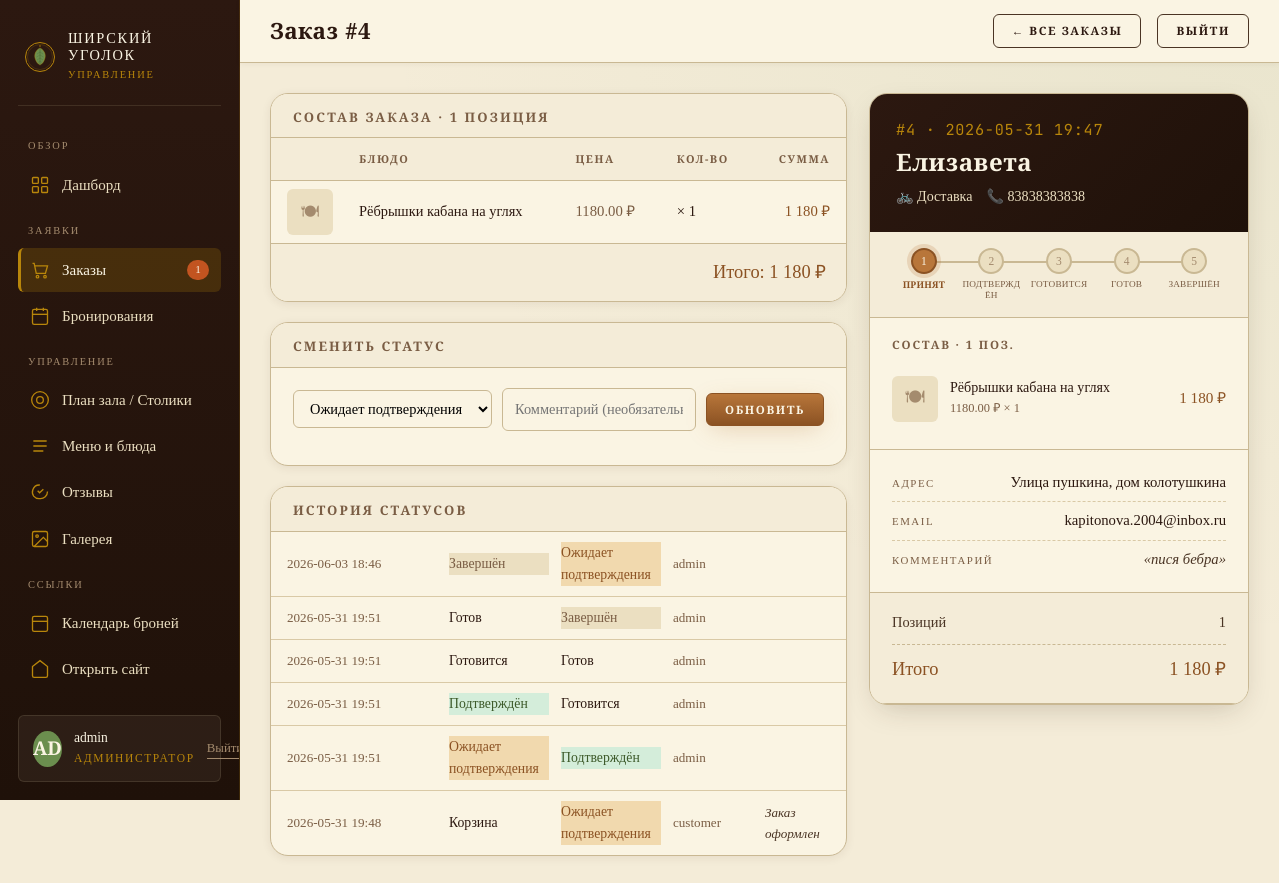
Before: /admin_order.php?id=4 (signed in) with the older database file.
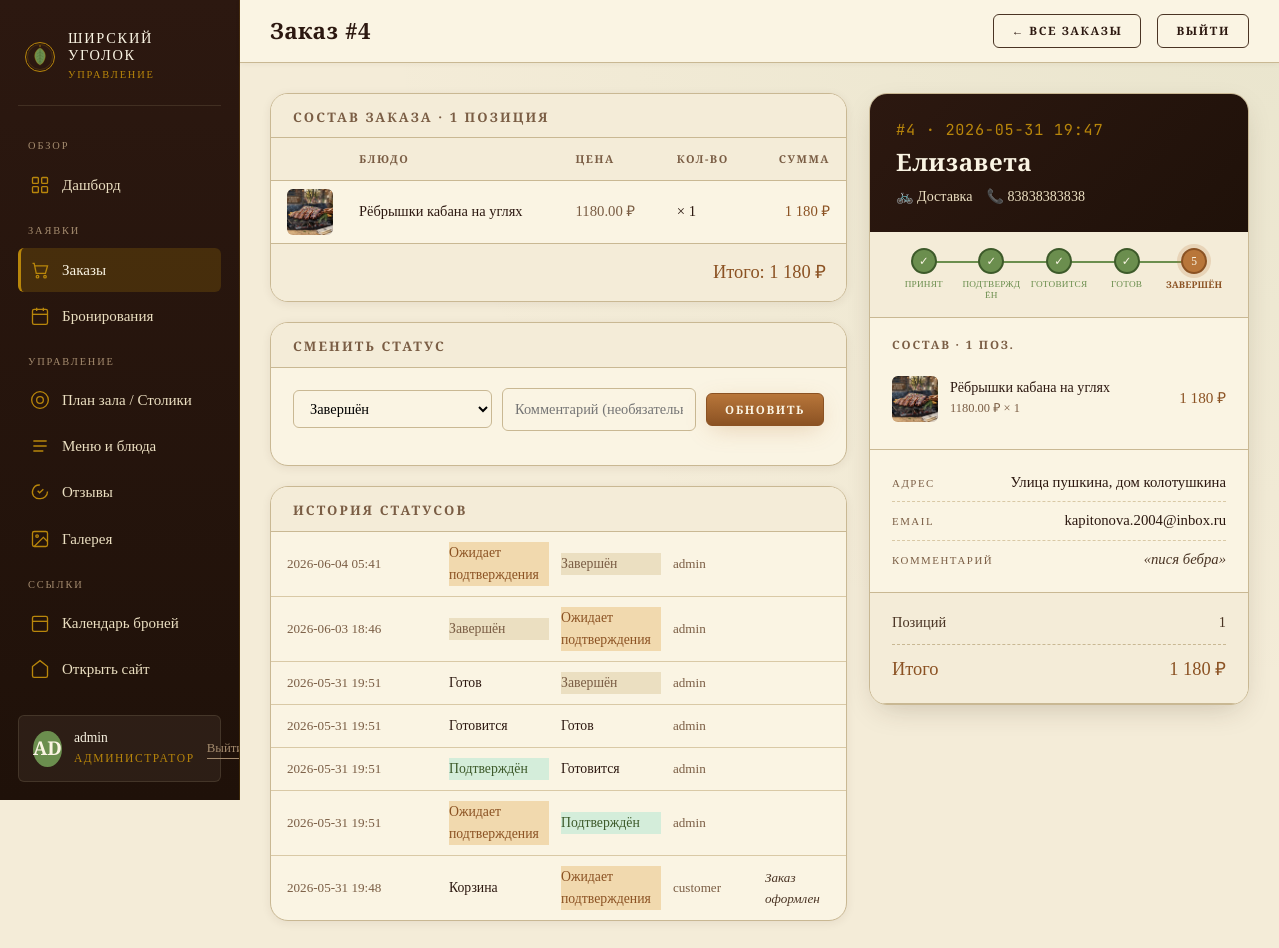
After: the same page with the newer database file.
### tables this page shows
CREATE TABLE `order_items` (
  `id` int NOT NULL AUTO_INCREMENT,
  `order_id` int NOT NULL,
  `menu_item_id` int NOT NULL,
  `item_name` varchar(200) NOT NULL,
  `item_price` decimal(10,2) NOT NULL,
  `quantity` int NOT NULL DEFAULT '1',
  PRIMARY KEY (`id`),
  KEY `order_id` (`order_id`),
  CONSTRAINT `order_items_ibfk_1` FOREIGN KEY (`order_id`) REFERENCES `orders` (`id`) ON DELETE CASCADE
);

CREATE TABLE `orders` (
  `id` int NOT NULL AUTO_INCREMENT,
  `user_id` int DEFAULT NULL,
  `customer_name` varchar(100) NOT NULL DEFAULT '',
  `customer_phone` varchar(20) NOT NULL DEFAULT '',
  `notes` text,
  `promo_code` varchar(50) DEFAULT NULL,
  `discount` decimal(10,2) NOT NULL DEFAULT '0.00',
  `customer_address` text,
  `total_price` decimal(10,2) NOT NULL DEFAULT '0.00',
  `status` enum('cart','pending','confirmed','preparing','ready','completed','cancelled') NOT NULL DEFAULT 'cart',
  `order_type` enum('dine_in','delivery','takeaway') DEFAULT NULL,
  `total` decimal(10,2) DEFAULT '0.00',
  `delivery_address` varchar(500) DEFAULT NULL,
  `created_at` timestamp NULL DEFAULT CURRENT_TIMESTAMP,
  `updated_at` datetime DEFAULT CURRENT_TIMESTAMP ON UPDATE CURRENT_TIMESTAMP,
  PRIMARY KEY (`id`),
  KEY `idx_orders_status` (`status`),
  KEY `idx_orders_user` (`user_id`),
  CONSTRAINT `orders_ibfk_1` FOREIGN KEY (`user_id`) REFERENCES `users` (`id`) ON DELETE SET NULL
);

CREATE TABLE `order_status_history` (
  `id` int NOT NULL AUTO_INCREMENT,
  `order_id` int NOT NULL,
  `old_status` varchar(50) DEFAULT NULL,
  `new_status` varchar(50) NOT NULL,
  `changed_by` enum('admin','system','customer') NOT NULL DEFAULT 'system',
  `comment` text,
  `created_at` datetime DEFAULT CURRENT_TIMESTAMP,
  PRIMARY KEY (`id`),
  KEY `order_id` (`order_id`),
  CONSTRAINT `order_status_history_ibfk_1` FOREIGN KEY (`order_id`) REFERENCES `orders` (`id`) ON DELETE CASCADE
);

CREATE TABLE `users` (
  `id` int NOT NULL AUTO_INCREMENT,
  `username` varchar(50) NOT NULL,
  `email` varchar(100) NOT NULL,
  `password` varchar(255) NOT NULL,
  `role` enum('user','admin') NOT NULL DEFAULT 'user',
  `full_name` varchar(100) DEFAULT NULL,
  `phone` varchar(20) DEFAULT NULL,
  `created_at` timestamp NULL DEFAULT CURRENT_TIMESTAMP,
  PRIMARY KEY (`id`),
  UNIQUE KEY `username` (`username`),
  UNIQUE KEY `email` (`email`)
);

CREATE TABLE `menu_items` (
  `id` int NOT NULL AUTO_INCREMENT,
  `title` varchar(200) NOT NULL,
  `description` text,
  `category` varchar(100) NOT NULL,
  `price` varchar(50) DEFAULT NULL,
  `weight` varchar(50) DEFAULT NULL,
  `badge` varchar(50) DEFAULT NULL,
  `is_special` tinyint(1) NOT NULL DEFAULT '0',
  `image_path` varchar(255) NOT NULL,
  `images_json` text,
  PRIMARY KEY (`id`)
);

### public/includes/order_helpers.php (called while the page is built, shortened)
<?php
function order_status_label(string $status): string {
    $labels = [
        'cart' => 'Корзина',
        'pending' => 'Ожидает подтверждения',
        'confirmed' => 'Подтверждён',
        'preparing' => 'Готовится',
        'ready' => 'Готов',
        'completed' => 'Завершён',
        'cancelled' => 'Отменён',
    ];
    return $labels[$status] ?? $status;
}
function order_type_label(?string $type): string {
    if ($type === 'delivery') return 'Доставка';
    return '—';
}

### public/admin_order.php (the view, shortened to what the rows shown need)
<?php
require_once 'includes/admin_auth.php';
require_once 'includes/order_helpers.php';
$orderId = (int)($_GET['id'] ?? 0);
$stmt = $conn->prepare("SELECT o.*, u.username, u.full_name, u.email, u.phone AS user_phone FROM orders o LEFT JOIN users u ON o.user_id=u.id WHERE o.id=?");
$stmt->bind_param('i', $orderId); $stmt->execute();
$order = $stmt->get_result()->fetch_assoc(); $stmt->close();
$items = [];
$stmt = $conn->prepare("SELECT oi.*, mi.image_path FROM order_items oi LEFT JOIN menu_items mi ON oi.menu_item_id = mi.id WHERE oi.order_id=?");
$stmt->bind_param('i', $orderId); $stmt->execute();
$res = $stmt->get_result(); while ($row = $res->fetch_assoc()) $items[] = $row; $stmt->close();
$history = [];
$stmt = $conn->prepare("SELECT * FROM order_status_history WHERE order_id=? ORDER BY created_at DESC");
$stmt->bind_param('i', $orderId); $stmt->execute();
$res = $stmt->get_result(); while ($row = $res->fetch_assoc()) $history[] = $row; $stmt->close();
$guestName  = $order['full_name'] ?: $order['username'] ?: ($order['customer_name'] ?? '—');
$guestPhone = $order['customer_phone'] ?: ($order['user_phone'] ?? '—');
$total      = $order['total'] ?: ($order['total_price'] ?? 0);
$typeIcon   = ['delivery'=>'🚲','dine_in'=>'🪑','takeaway'=>'🛍'][$order['order_type'] ?? ''] ?? '🛍';
$typeLabel  = order_type_label($order['order_type'] ?? '');
?>
<!doctype html>
<html lang="ru">
<head>
<link rel="stylesheet" href="style.css">
<link rel="stylesheet" href="assets/admin.css">
</head>
<body class="admin-body">
<div class="admin-main">
  <header class="admin-top">
    <h1>Заказ #<?= $orderId ?></h1>
  </header>
  <div class="admin-content">
    <div class="order-layout">
      <div>
        <div class="info-panel">
          <table class="ot">
            <thead><tr><th style="width:54px;"></th><th>Блюдо</th><th>Цена</th><th>Кол-во</th><th style="text-align:right;">Сумма</th></tr></thead>
            <tbody>
              <?php foreach ($items as $it):
                $imgSrc = (!empty($it['image_path']) && file_exists(__DIR__.'/'.$it['image_path'])) ? htmlspecialchars($it['image_path']) : '';
              ?>
              <tr>
                <td style="padding:8px 10px 8px 16px;">
                  <?php if ($imgSrc): ?>
                    <img src="<?= $imgSrc ?>" style="width:46px;height:46px;object-fit:cover;border-radius:var(--r-sm);display:block;">
                  <?php else: ?>
                    <div style="width:46px;height:46px;background:var(--parch-200);border-radius:var(--r-sm);display:flex;align-items:center;justify-content:center;font-size:1.1rem;color:var(--ink-faint);">🍽</div>
                  <?php endif; ?>
                </td>
                <td style="font-family:var(--font-display);font-size:0.9rem;"><?= htmlspecialchars($it['item_name']) ?></td>
                <td style="color:var(--ink-mute);"><?= htmlspecialchars($it['item_price']) ?> ₽</td>
                <td>× <?= (int)$it['quantity'] ?></td>
                <td style="text-align:right;font-family:var(--font-display);color:var(--amber-deep);"><?= number_format($it['item_price'] * $it['quantity'], 0, '.', ' ') ?> ₽</td>
              </tr>
              <?php endforeach; ?>
            </tbody>
          </table>
          <div style="display:flex;justify-content:flex-end;padding:14px 20px;background:var(--parch-100);border-top:1px solid var(--line);">
            <span style="font-family:var(--font-display);font-size:1.15rem;color:var(--amber-deep);">Итого: <?= number_format((float)$total, 0, '.', ' ') ?> ₽</span>
          </div>
        </div>
        <?php if (!empty($history)): ?>
        <div class="info-panel">
          <div style="padding:0;">
            <?php foreach ($history as $h): ?>
            <div class="hist-row">
              <span style="color:var(--ink-mute);font-size:0.82rem;"><?= substr($h['created_at'] ?? '', 0, 16) ?></span>
              <?php if ($h['old_status']): ?>
              <span class="status-badge status-<?= $h['old_status'] ?>"><?= order_status_label($h['old_status']) ?></span>
              <?php else: ?><span>—</span><?php endif; ?>
              <span class="status-badge status-<?= $h['new_status'] ?>"><?= order_status_label($h['new_status']) ?></span>
              <span style="font-size:0.82rem;color:var(--ink-mute);"><?= htmlspecialchars($h['changed_by']) ?></span>
              <span style="font-size:0.82rem;color:var(--ink-soft);font-style:italic;"><?= htmlspecialchars($h['comment'] ?? '') ?></span>
            </div>
            <?php endforeach; ?>
          </div>
        </div>
        <?php endif; ?>
      </div>
      <div>
        <div class="od-panel">
          <div class="od-head">
            <div class="num">#<?= $orderId ?> · <?= htmlspecialchars(substr($order['created_at'] ?? '', 0, 16)) ?></div>
            <h2><?= htmlspecialchars($guestName) ?></h2>
            <div class="meta">
              <span><?= $typeIcon ?> <?= htmlspecialchars($typeLabel) ?></span>
              <?php if ($guestPhone && $guestPhone !== '—'): ?>
              <span>📞 <?= htmlspecialchars($guestPhone) ?></span>
              <?php endif; ?>
            </div>
          </div>
          <div class="od-items">
            <?php foreach ($items as $it):
              $imgSrc = (!empty($it['image_path']) && file_exists(__DIR__.'/'.$it['image_path'])) ? htmlspecialchars($it['image_path']) : '';
            ?>
            <div class="od-item">
              <div class="ph-mini">
                <?php if ($imgSrc): ?>
                  <img src="<?= $imgSrc ?>" alt="<?= htmlspecialchars($it['item_name']) ?>">
                <?php else: ?>
                  <div style="height:100%;display:flex;align-items:center;justify-content:center;font-size:1.2rem;color:var(--ink-faint);">🍽</div>
                <?php endif; ?>
              </div>
              <div>
                <div class="ttl"><?= htmlspecialchars($it['item_name']) ?></div>
                <div class="qty"><?= htmlspecialchars($it['item_price']) ?> ₽ × <?= (int)$it['quantity'] ?></div>
              </div>
              <div class="sum"><?= number_format($it['item_price'] * $it['quantity'], 0, '.', ' ') ?> ₽</div>
            </div>
            <?php endforeach; ?>
          </div>
          <div class="od-guest">
            <?php if (!empty($order['delivery_address'])): ?>
            <div class="row">
              <span class="lbl">Адрес</span>
              <span class="val"><?= nl2br(htmlspecialchars($order['delivery_address'])) ?></span>
            </div>
            <?php endif; ?>
            <?php if (!empty($order['email'])): ?>
            <div class="row">
              <span class="lbl">Email</span>
              <span class="val"><?= htmlspecialchars($order['email']) ?></span>
            </div>
            <?php endif; ?>
            <?php if (!empty($order['notes'])): ?>
            <div class="row">
              <span class="lbl">Комментарий</span>
              <span class="val" style="font-style:italic;color:var(--ink-soft);max-width:200px;text-align:right;">«<?= htmlspecialchars($order['notes']) ?>»</span>
            </div>
            <?php endif; ?>
          </div>
          <div class="od-totals">
            <div class="row total"><span>Итого</span><span><?= number_format((float)$total, 0, '.', ' ') ?> ₽</span></div>
          </div>
        </div>
      </div>
    </div>
  </div>
</div>
</body>
</html>

Changed rows visible on the page:
changed through a linked row, order_items "Рёбрышки кабана на углях": menu_item.image_path: picture added; no longer shows "🍽 🍽"
changed orders "Улица пушкина, дом колотушкина": status "pending" → "completed" (drawn)
added order_status_history: created_at "2026-06-04 05:41", old_status "Ожидает подтверждения", new_status "Завершён", changed_by "admin"
Other visible differences:
form field new_status: "Ожидает подтверждения" → "Завершён"
$counts['orders']: "1" → (not shown)
new list line: "ПРИНЯТ"
new list line: "ПОДТВЕРЖДЁН"
new list line: "ГОТОВИТСЯ"
new list line: "ГОТОВ"
list line gone: "1 ПРИНЯТ"
list line gone: "2 ПОДТВЕРЖДЁН"
list line gone: "3 ГОТОВИТСЯ"
list line gone: "4 ГОТОВ"
